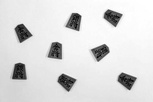
#> input picture lecture_4/input/test.jpg, 153 x 102 px, shrunk from 512 x 341 before the run
$ python hough.py
#> lines starting #> are read from the running program, lines starting #| are printed output that depends on the picture; after the words box and inside, x2 and y2 are one past the last pixel; in counts of white or black regions, pixels touching at a corner belong together
import math

import imageio
import numpy as np


def rgb2gray(rgb):
    return np.dot(rgb[..., :3], [0.299, 0.587, 0.114]).astype(np.uint8)


def hough_line(img, angle_step=1, lines_are_white=True, value_threshold=5):
    """
    Hough transform for lines
    Input:
    img - 2D binary image with nonzeros representing edges
    angle_step - Spacing between angles to use every n-th angle
                 between -90 and 90 degrees. Default step is 1.
    lines_are_white - boolean indicating whether lines to be detected are white
    value_threshold - Pixel values above or below the value_threshold are edges
    Returns:
    accumulator - 2D array of the hough transform accumulator
    theta - array of angles used in computation, in radians.
    rhos - array of rho values. Max size is 2 times the diagonal
           distance of the input image.
    """
    # Rho and Theta ranges
    thetas = np.deg2rad(np.arange(-90.0, 90.0, angle_step))
    width, height = img.shape
    diag_len = int(round(math.sqrt(width * width + height * height)))
    rhos = np.linspace(-diag_len, diag_len, diag_len * 2)

    # Cache some resuable values
    cos_t = np.cos(thetas)
    sin_t = np.sin(thetas)
    num_thetas = len(thetas)

    # Hough accumulator array of theta vs rho
    accumulator = np.zeros((2 * diag_len, num_thetas), dtype=np.uint8)
    # (row, col) indexes to edges
    are_edges = img > value_threshold if lines_are_white else img < value_threshold
    y_idxs, x_idxs = np.nonzero(are_edges)

    # Vote in the hough accumulator
    for i in range(len(x_idxs)):
        print(i)
        x = x_idxs[i]
        y = y_idxs[i]

        for t_idx in range(num_thetas):
            # Calculate rho. diag_len is added for a positive index
            rho = diag_len + int(round(x * cos_t[t_idx] + y * sin_t[t_idx]))
            accumulator[rho, t_idx] += 1

    return accumulator, thetas, rhos


def show_hough_line(img, accumulator, thetas, rhos, save_path=None):
    import matplotlib.pyplot as plt

    fig, ax = plt.subplots(1, 2, figsize=(10, 10))

    ax[0].imshow(img, cmap=plt.cm.gray)
    ax[0].set_title('Input image')
    ax[0].axis('image')

    ax[1].imshow(
        accumulator,
        cmap='jet',
        extent=[np.rad2deg(thetas[-1]), np.rad2deg(thetas[0]), rhos[-1], rhos[0]]
    )
    ax[1].set_aspect('equal', adjustable='box')
    ax[1].set_title('Hough transform')
    ax[1].set_xlabel('Angles (degrees)')
    ax[1].set_ylabel('Distance (pixels)')
    ax[1].axis('image')

    # plt.axis('off')
    if save_path is not None:
        plt.savefig(save_path, bbox_inches='tight')
    plt.show()


if __name__ == '__main__':
    imgpath = './input/test.jpg'
    img = imageio.imread(imgpath)
#> img is the input picture: shape (102, 153); min 0, max 255, mean 219.3
    if img.ndim == 3:
        img = rgb2gray(img)
    accumulator, thetas, rhos = hough_line(img)
#> in hough_line, `are_edges = img > value_threshold if lines_are_white else img < value_..`:
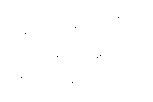
#> are_edges: shape (102, 153) bool; 99.9% white; black in thin lines or dots, all inside (x1, y1, x2, y2) = (21, 17, 119, 83)
#> in hough_line, `y_idxs, x_idxs = np.nonzero(are_edges)`: y_idxs = 15598 values from 0 to 101; x_idxs = 15598 values, max 152 at index 152, min 0 at index 0, mean 76
#> the loop in hough_line, `for i in range(len(x_idxs)):` made 15598 passes
#| 0
#| 1
#| 2
#| 3
#| 4
#| 5
#| 6
#| 7
#> (further printed lines are left out)
#> after the loop in hough_line, `for i in range(len(x_idxs)):`:
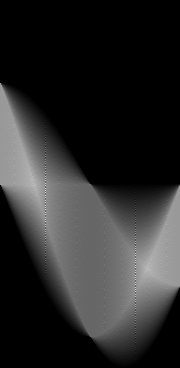
#> accumulator: shape (368, 180); min 0, max 204, mean 42.4
#> thetas = 180 values from -1.57 to 1.55; rhos = 368 values from -184 to 184
    show_hough_line(img, accumulator,  thetas, rhos, save_path='output.jpg')
#> in show_hough_line, `plt.savefig(save_path, bbox_inches='tight')`:
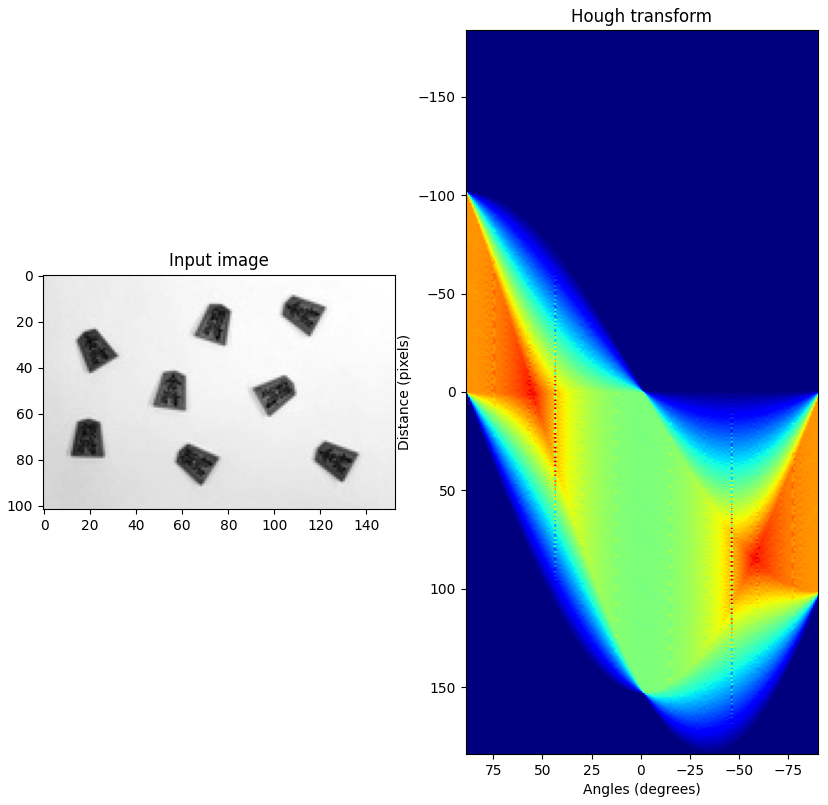
#> figure drawn by matplotlib, 2 panels
